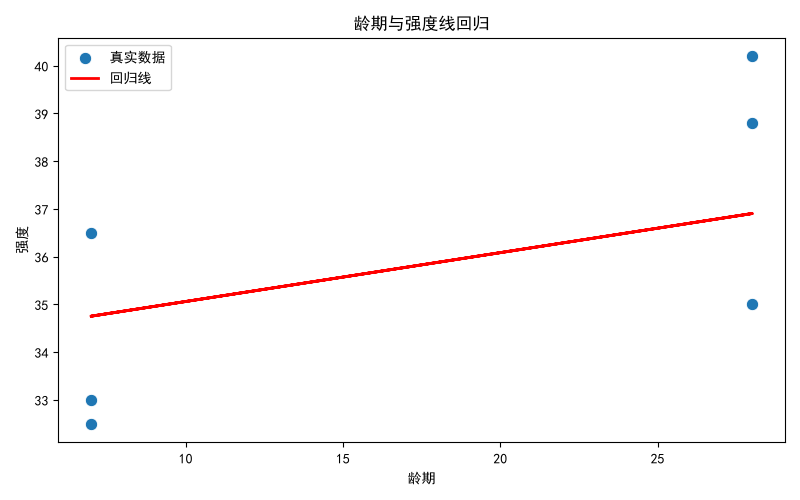

Write Python code to recreate this figure.
import pandas as pd
import numpy as np
import matplotlib.pyplot as plt
import seaborn as sns
from sklearn.model_selection import train_test_split
from sklearn.linear_model import LinearRegression
from sklearn.metrics import mean_absolute_error, mean_squared_error, r2_score
import joblib

plt.rcParams["font.sans-serif"] = ["SimHei"]
plt.rcParams["axes.unicode_minus"] = False

df = pd.read_csv("../Day4/cleaned_concrete.csv")
print("数据预览：")
print(df.head())
print("\n列名:", df.columns.tolist()) # 看所有的列名

# 用age 预测 strength
X = df[["age"]]  # 自变量
y = df["strength"] # 应变量

X_train, X_test, y_train, y_test = train_test_split(X, y, test_size=0.2, random_state=42)
# 20%的数据用来测试，80%用来训练 随机种子 训练集：用来教模型 测试集：用来检查模型在新数据上的表现

# 建立并训练线性回归模型
model = LinearRegression()
model.fit(X_train, y_train)

# 用测试集预测
y_pred = model.predict(X_test)

# 评估模型
mae = mean_absolute_error(y_test, y_pred) # 平均绝对误差。预测平均偏离真实值多少， 越小越好
mse = mean_squared_error(y_test, y_pred) # 均方误差 误差平方后的平均值
rmse = np.sqrt(mse)
r2 = r2_score(y_test, y_pred) # 决定系数。 表示模型能解释目标值变化的比例

print(f"系数 w:{model.coef_[0]:.4f}") # 线性回归的斜率
print(f"截距 b:{model.intercept_:.4f}") # 截距


plt.figure(figsize=(8, 5))
sns.scatterplot(x="age", y="strength", data=df, s=80, label="真实数据")
plt.plot(df["age"], model.predict(df[["age"]]), color="red", linewidth=2, label="回归线")
plt.title("龄期与强度线回归")
plt.xlabel("龄期")
plt.ylabel("强度")
plt.legend()
plt.tight_layout()
plt.savefig("linear_regression.png")
plt.show()
